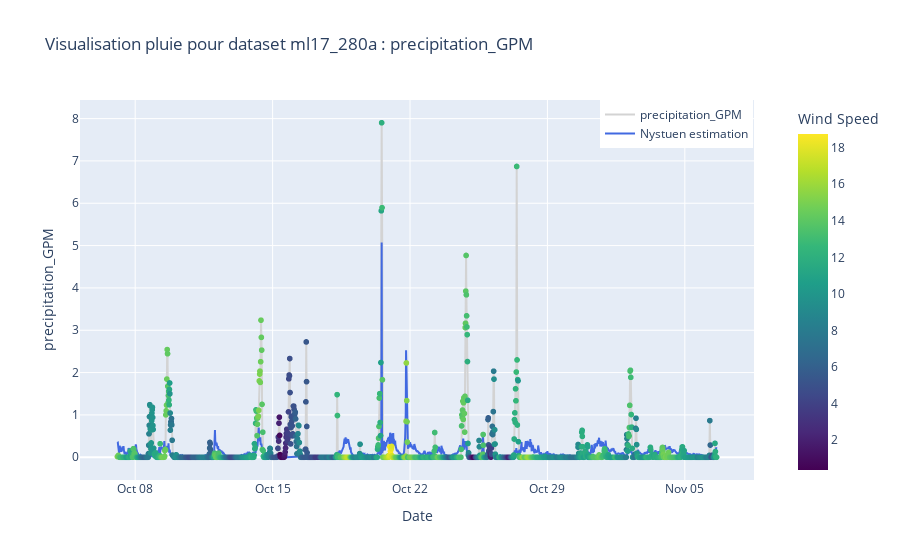

The code cell stored with this chart in its notebook:
### Code cell
d_df = [datetime.fromtimestamp(ts) for ts in df['begin_time']]

fig = px.scatter(
    df,
    x=d_df,
    y=df[feature] * factor,
    color=df["wind_speed"],
    color_continuous_scale="Viridis",
    hover_data={'dive_number': df["dive"],'wind(m/s)': df["wind_speed"]},
    title = f'Visualisation pluie pour dataset {depid} : {feature}'
)

fig.add_trace(
    go.Scatter(
        x=d_df,
        y=df[feature] * factor,
        mode='lines',
        name=feature,
        line=dict(color='lightgray'),
        hovertemplate='<b>Dive Number:</b> %{customdata[0]}<br><b>Wind:</b> %{customdata[1]}<br><b>Rain (GPM):</b> %{y}<extra></extra>',
        customdata= df[['dive', "wind_speed"]]
    )
)

fig.add_trace(
    go.Scatter(
        x=d_df,
        y=opt_results_RE_Nystuen_8KHz,
        mode='lines',
        name='Nystuen estimation',
        line=dict(color='royalblue'),
        hovertemplate='<b>Dive Number:</b> %{customdata[0]}<br><b>Wind:</b> %{customdata[1]}<br><b>Rain (REG):</b> %{y}<extra></extra>',
        customdata= df[['dive', "wind_speed"]]
    )
)

fig.update_layout(
    xaxis=dict(
        tickformat='%b %d',
    ),
    coloraxis_colorbar=dict(
        title="Wind Speed",
        x=1.05,  # Move the color bar to the right
        xanchor="left"
    ),
    legend=dict(
        x=1,
        xanchor="right",
        y=1,
        yanchor="top"
    ),
    xaxis_title='Date',
    yaxis_title=feature,
)

fig.show()

### Figure 1 — Plotly figure (JSON) as saved in the notebook; plotly's stock layout.template omitted (floating-point values rounded to 4 significant figures; data arrays with more than 128 entries replaced by an {"elided": "..."} marker saying what was removed)
{"data": [{"customdata": {"elided": "1853x2 float values"}, "hovertemplate": "x=%{x}<br>precipitation_GPM=%{y}<br>dive_number=%{customdata[0]}<br>wind(m/s)=%{customdata[1]}<br>wind_speed=%{marker.color}<extra></extra>", "legendgroup": "", "marker": {"color": {"elided": "1853 float values"}, "coloraxis": "coloraxis", "symbol": "circle"}, "mode": "markers", "name": "", "showlegend": false, "type": "scattergl", "x": {"elided": "1853 str values"}, "xaxis": "x", "y": {"elided": "1853 float values"}, "yaxis": "y"}, {"customdata": {"elided": "1853x2 float values"}, "hovertemplate": "<b>Dive Number:</b> %{customdata[0]}<br><b>Wind:</b> %{customdata[1]}<br><b>Rain (GPM):</b> %{y}<extra></extra>", "line": {"color": "lightgray"}, "mode": "lines", "name": "precipitation_GPM", "type": "scatter", "x": {"elided": "1853 str values"}, "y": {"elided": "1853 float values"}}, {"customdata": {"elided": "1853x2 float values"}, "hovertemplate": "<b>Dive Number:</b> %{customdata[0]}<br><b>Wind:</b> %{customdata[1]}<br><b>Rain (REG):</b> %{y}<extra></extra>", "line": {"color": "royalblue"}, "mode": "lines", "name": "Nystuen estimation", "type": "scatter", "x": {"elided": "1853 str values"}, "y": {"elided": "1853 float values"}}], "layout": {"coloraxis": {"colorbar": {"title": {"text": "Wind Speed"}, "x": 1.05, "xanchor": "left"}, "colorscale": [[0, "#440154"], [0.1111, "#482878"], [0.2222, "#3e4989"], [0.3333, "#31688e"], [0.4444, "#26828e"], [0.5556, "#1f9e89"], [0.6667, "#35b779"], [0.7778, "#6ece58"], [0.8889, "#b5de2b"], [1, "#fde725"]]}, "legend": {"tracegroupgap": 0, "x": 1, "xanchor": "right", "y": 1, "yanchor": "top"}, "title": {"text": "Visualisation pluie pour dataset ml17_280a : precipitation_GPM"}, "xaxis": {"anchor": "y", "domain": [0, 1], "tickformat": "%b %d", "title": {"text": "Date"}}, "yaxis": {"anchor": "x", "domain": [0, 1], "title": {"text": "precipitation_GPM"}}}}
